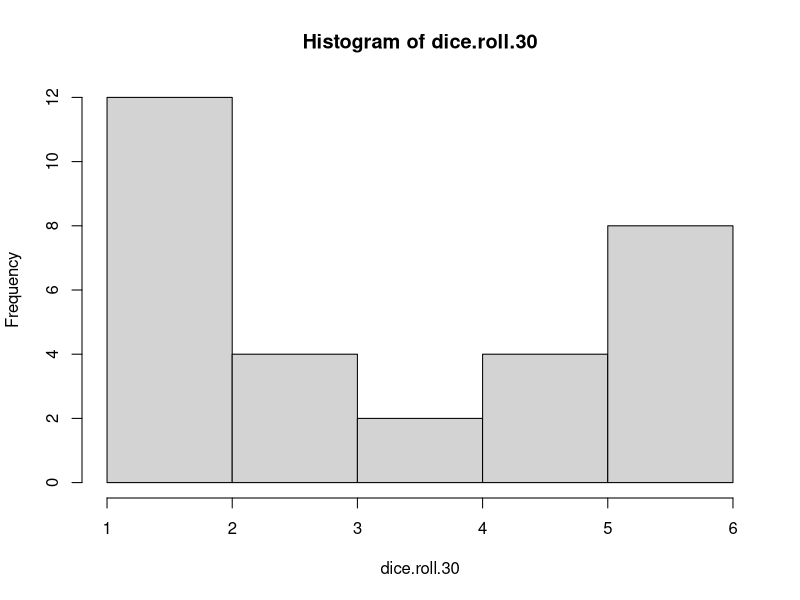
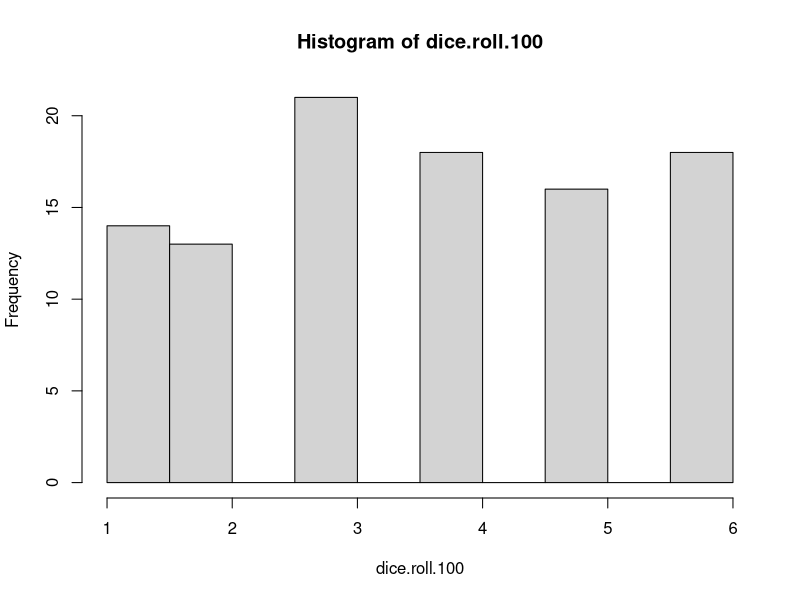

Reproduce these figures in R, in order.
## ---- chunk 1
dice.roll.30 <- sample(x = 1:6, size = 30, replace = TRUE)
sample(x = 1:6, size = 30, replace = TRUE)
## ---- chunk 2
a <- table(dice.roll.30)
as.data.frame(table(dice.roll.30))
hist(dice.roll.30)   
## ---- chunk 3
dice.roll.100 <- sample(x = 1:6, size = 100, replace = TRUE)
sample(x = 1:6, size = 100, replace = TRUE)
## ---- chunk 4
a <- table(dice.roll.100)
as.data.frame(table(dice.roll.100))
hist(dice.roll.100)
## ---- chunk 5

#Sample 1 

dice.roll.sample <- sample(x = 1:6, size = 100, replace = TRUE)
as.data.frame(table(dice.roll.sample))
v11 <- as.data.frame(table(dice.roll.sample))

sample.frequency1 <- v11 [ ,"Freq"]
Ttest1 <- t.test(sample.frequency1, mu= 0 )

## ---- chunk 6

#Sample 2 

dice.roll.sample <- sample(x = 1:6, size = 100, replace = TRUE)
as.data.frame(table(dice.roll.sample))
v2 <-as.data.frame(table(dice.roll.sample))
sample.frequency2 <- v2 [ ,"Freq"]
Ttest2 <- t.test(sample.frequency2, mu= 0 )

## ---- chunk 7

#Sample 3 

dice.roll.sample <- sample(x = 1:6, size = 100, replace = TRUE)
as.data.frame(table(dice.roll.sample))
v3<- as.data.frame(table(dice.roll.sample))
sample.frequency3 <- v3 [ ,"Freq"]
Ttest3 <- t.test(sample.frequency3, mu= 0 )

## ---- chunk 8

#Sample 4 

dice.roll.sample <- sample(x = 1:6, size = 100, replace = TRUE)
as.data.frame(table(dice.roll.sample))
v4<- as.data.frame(table(dice.roll.sample))
sample.frequency4 <- v4 [ ,"Freq"]
Ttest4 <- t.test(sample.frequency4, mu= 0 )
## ---- chunk 9

#Sample 5 

dice.roll.sample <- sample(x = 1:6, size = 100, replace = TRUE)
as.data.frame(table(dice.roll.sample))
v5 <- as.data.frame(table(dice.roll.sample))
sample.frequency5 <- v5 [ ,"Freq"]
Ttest5 <- t.test(sample.frequency5, mu= 0 )
## ---- chunk 10

#Sample 6 

dice.roll.sample <- sample(x = 1:6, size = 100, replace = TRUE)
as.data.frame(table(dice.roll.sample))
v6 <- as.data.frame(table(dice.roll.sample))
sample.frequency6<- v6 [ ,"Freq"]
Ttest6 <- t.test(sample.frequency6, mu= 0 )
## ---- chunk 11

#Sample 7 

dice.roll.sample <- sample(x = 1:6, size = 100, replace = TRUE)
as.data.frame(table(dice.roll.sample))
v7<- as.data.frame(table(dice.roll.sample))
sample.frequency7 <- v7 [ ,"Freq"]
Ttest7 <- t.test(sample.frequency7, mu= 0 )
## ---- chunk 12

#Sample 8 

dice.roll.sample <- sample(x = 1:6, size = 100, replace = TRUE)
as.data.frame(table(dice.roll.sample))
v8 <- as.data.frame(table(dice.roll.sample))
sample.frequency8 <- v8 [ ,"Freq"]
Ttest8 <- t.test(sample.frequency8, mu= 0 )

## ---- chunk 13

#Sample 9 

dice.roll.sample <- sample(x = 1:6, size = 100, replace = TRUE)
as.data.frame(table(dice.roll.sample))
v9 <- as.data.frame(table(dice.roll.sample))

sample.frequency9 <- v9 [ ,"Freq"]
Ttest9 <- t.test(sample.frequency9, mu= 0 )

## ---- chunk 14

#Sample 10 

dice.roll.sample <- sample(x = 1:6, size = 100, replace = TRUE)
as.data.frame(table(dice.roll.sample))
v10 <- as.data.frame(table(dice.roll.sample))
sample.frequency10 <- v10 [ ,"Freq"]
Ttest10 <- t.test(sample.frequency10, mu= 0 )
## ---- chunk 15
PopulationData <- cbind(v11, v2, v3, v4, v5, v6, v7, v8, v9, v10)
colnames(PopulationData )[2]<-"Sample1_Freq"
colnames(PopulationData )[4]<-"Sample2_Freq"
colnames(PopulationData )[6]<-"Sample3_Freq"
colnames(PopulationData )[8]<-"Sample4_Freq"
colnames(PopulationData )[10]<-"Sample5_Freq"
colnames(PopulationData )[12]<-"Sample6_Freq"
colnames(PopulationData )[14]<-"Sample7_Freq"
colnames(PopulationData )[16]<-"Sample8_Freq"
colnames(PopulationData )[18]<-"Sample9_Freq"
colnames(PopulationData )[20]<-"Sample10_Freq"
PopulationData <- PopulationData[, !duplicated(colnames(PopulationData), fromFirst = TRUE)]
print(PopulationData)
summary(PopulationData)
## ---- chunk 16
PopulationData$mean <- rowMeans(subset(PopulationData, select = c(Sample1_Freq, Sample2_Freq, Sample3_Freq, Sample4_Freq, Sample5_Freq, Sample6_Freq, Sample7_Freq ,Sample8_Freq, Sample9_Freq, Sample10_Freq )), na.rm = TRUE)

#Average of the 10 samples of 100 rolls by number of ocurrences of each number: 
print.listof(PopulationData$mean)


## ---- chunk 17
cbind(Ttest1, Ttest2, Ttest3, Ttest4, Ttest5, Ttest6, Ttest7, Ttest8, Ttest9, Ttest10)
